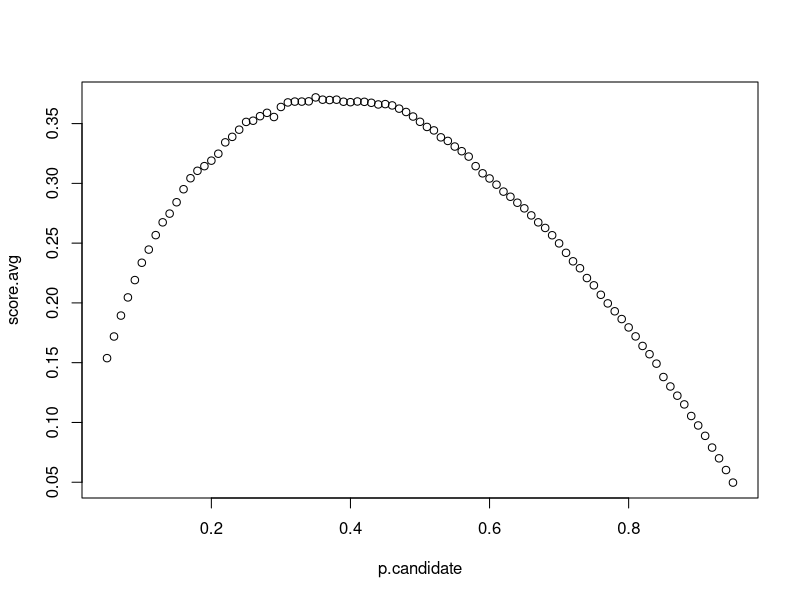

Reproduce this figure in R. (Note: a time limit stopped this script after it produced the figure.)
##The optimal stopping problem
set.seed(5566)
p.candidate = seq(0.05,0.95,0.01)
S= 10000
population=100

score.matrix = matrix(NA, nrow = length(p.candidate), ncol = S)

for (s in 1:S){
  score = rnorm(population, 0, 1)
  optimal.maximum = max(score)
  
  for (p in 1:length(p.candidate)){
    max = max(score[1:(population*p.candidate[p])])
    
    for (i in (population*p.candidate[p]+1):population){
      score.i = score[i]
      
      if (score.i >= max){
        max = score.i
        break
      }
      
      if (i>=population){
        max = score.i
      }
    }
    score.matrix[p,s] = (max == optimal.maximum)
  }
}

score.avg = c()
for (p in 1:length(p.candidate)){
  score.avg[p] = sum(score.matrix[p,])/S
}

p.candidate[which.max(score.avg)]
max(score.avg)
plot(score.avg ~ p.candidate)


###---------------------------------------------
##A model for "Average Score"
p.candidate = seq(0.05,0.95,0.01)
population=1000

score.matrix = matrix(NA, nrow = length(p.candidate), ncol = S)

for (s in 1:S){
  score = rnorm(population, 0, 1)
  
  for (p in 1:length(p.candidate)){
    max = max(score[1:(population*p.candidate[p])])
    
    for (i in (population*p.candidate[p]+1):population){
      score.i = score[i]
      
      if (score.i >= max){
        max = score.i
        score.matrix[p,s] = max
        break
      }
      
      if (i>=population){
        score.matrix[p,s] = score.i
      }
    }
  }
}

score.avg = c()
for (p in 1:length(p.candidate)){
  score.avg[p] = mean(score.matrix[p,])
}

plot(score.avg ~ p.candidate)
p.candidate[which.max(score.avg)]
max(score.avg)

###---------------------------------------------
##The time of issue policy
#Assuming x1 and x2 are independent
set.seed(5566)
S = 10000

x1 = rnorm(S, 150, 30)
x2 = rnorm(S, 75, 25)
x = x1+x2

sum(x<=180)/S
quantile(x, 0.95)


issue.policy = function(){
  x1 = rnorm(3, 150, 30)
  x2 = rnorm(3, 75, 25)
  
  t12 = x1[1]+x1[2]
  t21 = x1[1]+x2[1]
  
  t13 = sum(x1)
  t22 = max(t12,t21)+x2[2]
  
  t23 = max(t13, t22) + x2[3]
  return(t23)
}

issue.time = c()
for(i in 1:S){
  issue.time [i] = issue.policy()
}



summary(issue.time)
sum(issue.time<=480)/S

###---------------------------------------------
##Covariance and correlation
p = c(0.1, 0.15, 0.05, 0.1, 0.2, 0.05, 0.1, 0.1, 0.1, 0.05)
x1 = c(35, 78, 81, 30, 16, 29, 35, 14, 52, 46)  
x2 = c(41, 10, 0, 13, 42, 22, 1, 26, 11, 23)
mean.x1 = sum(p*x1)
mean.x2 = sum(p*x2)

sd.x1 = sqrt(sum(p*(x1 - mean.x1)^2))
sd.x2 = sqrt(sum(p*(x2 - mean.x2)^2))
sum(p*(x1 - mean.x1)*(x2-mean.x2))/(sd.x1*sd.x2)

cov(x1, x2)
cor(x1, x2)


###---------------------------------------------
##The time of issue policy
#Assuming x1 and x2 are dependent

mu.x1 = 150
sig.x1 = 30

mu.x2 = 75
sig.x2 = 25

corr = 0.37

#(a)
corr * sig.x1 * sig.x2

#(b)
##二元常態分佈

#(c)(d)(e)
set.seed(5566)
library(MASS)
corrXY=0.37
varcovMatrix=matrix(c(sig.x1^2, (corrXY*sig.x1*sig.x2), (corrXY*sig.x1*sig.x2), sig.x2^2), nrow = 2, ncol = 2)
Time1.corr=mvrnorm(S,mu=c(mu1,mu2),Sigma=varcovMatrix)
Time2.corr=mvrnorm(S,mu=c(mu1,mu2),Sigma=varcovMatrix)
Time3.corr=mvrnorm(S,mu=c(mu1,mu2),Sigma=varcovMatrix)
#Random processing time of cases 1-3 for underwriting
Time11.corr=Time1.corr[,1]
Time12.corr=Time2.corr[,1]
Time13.corr=Time3.corr[,1]
#Random processing time of cases 1-3 for rating
Time21.corr=Time1.corr[,2]
Time22.corr=Time2.corr[,2]
Time23.corr=Time3.corr[,2]

BeginTime22.corr=c()
for(s in 1:S){
  BeginTime22.corr[s]=max(Time11.corr[s]+Time21.corr[s],
                          Time11.corr[s]+Time12.corr[s])
}

#Beginning time for the 3rd case of rating
BeginTime23.corr=c()
for(s in 1:S){
  BeginTime23.corr[s]=max(Time11.corr[s]+Time12.corr[s]+Time13.corr[s],
                          BeginTime22.corr[s]+Time22.corr[s])
}

#Ending time for the 3rd case of rating
EndTime.corr=BeginTime23.corr+Time23.corr

summary(EndTime.corr)

FinishTime1.corr=Time11.corr+Time21.corr
sum(FinishTime1.corr<=180)/S

quantile(FinishTime1.corr,0.95)

sum(EndTime.corr<=480)/S

###--------------------------------------------------------------
##Estimating correlations/covariances from data
Fund1=c(65, 79, 85, 78, 107, 108, 124, 156, 195, 181, 216)
Fund2=c(47, 61, 73, 60, 89, 86, 104, 120, 140, 134, 175)
Fund3=c(38, 37, 39, 40, 47, 46, 57, 71, 74, 72, 87)
Fund4=c(61, 64, 74, 72, 95, 89, 114, 147, 146, 127, 152)

AnnualGR=matrix(0,nrow=(length(Fund1)-1),ncol=4)


for(i in 2:length(Fund1)){
  AnnualGR[i-1,1]=Fund1[i]/Fund1[i-1]
  AnnualGR[i-1,2]=Fund2[i]/Fund2[i-1]
  AnnualGR[i-1,3]=Fund3[i]/Fund3[i-1]
  AnnualGR[i-1,4]=Fund4[i]/Fund4[i-1]
}


Sigma.est=cov(AnnualGR)
# cov2cor(Sigma.est)

mu.est=c(mean(AnnualGR[,1]),mean(AnnualGR[,2]),
         mean(AnnualGR[,3]),mean(AnnualGR[,4]))

library(MASS)
MVN.AGR=mvrnorm(50,mu.est,Sigma.est)

Fund1.MVN=MVN.AGR[,1]
Fund2.MVN=MVN.AGR[,2]

#Ignore dependencies
Fund1.N=rnorm(50,mean(AnnualGR[,1]),sd(AnnualGR[,1]))
Fund2.N=rnorm(50,mean(AnnualGR[,2]),sd(AnnualGR[,2]))


x11(width=18,height=5)
par(mfrow=c(1,3))
#原始數據
plot(AnnualGR[,1],AnnualGR[,2],type='p',pch=1,lwd=5)
#二元常態抽樣數據（考慮相關性）
plot(Fund1.MVN,Fund2.MVN,type='p',pch=2,lwd=4,col='red')
#常態抽樣
plot(Fund1.N,Fund2.N,type='p',pch=3,lwd=4,col='green')
